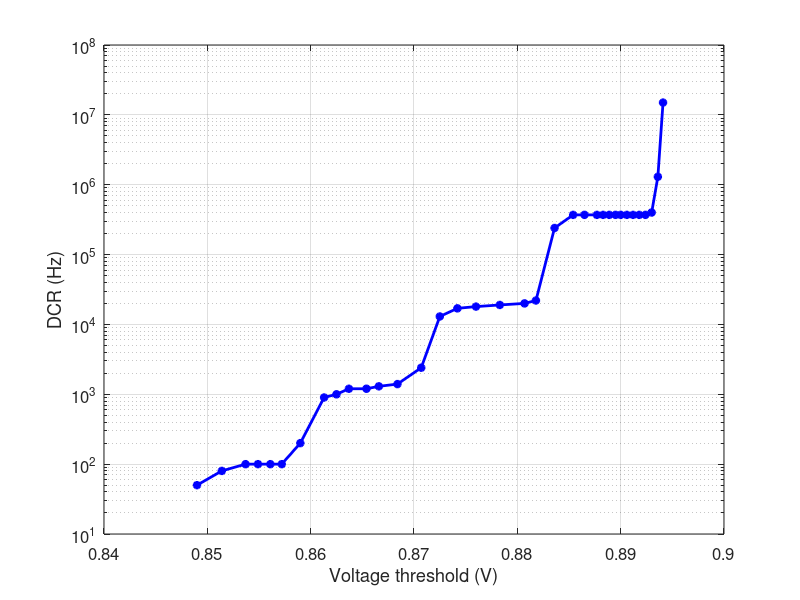

MATLAB code for this plot:
clear all;
close all;
clc;
format long;
ith=[0.8941,0.8936,0.893,0.8924,0.8918,...
    0.8912,0.8906,0.89,0.8895,0.8889,...
    0.8883,0.8877,0.8865,0.8854,0.8836,...
    0.8818,0.8807,0.8783,0.876,0.8742,...
    0.8725,0.8707,0.8684,0.8666,0.8654,...
    0.8637,0.8625,0.8613,0.8590,0.8572,...
    0.8561,0.8549,0.8537,0.8514,0.849];
freq=[15E6,1.3E6,400E3,370E3,370E3,...
    370E3,370E3,370E3,370E3,370E3,...
    370E3,370E3,370E3,370E3,240E3,...
    22E3,20E3,19E3,18E3,17E3,...
    13E3,2.4E3,1.4E3,1.3E3,1.2E3,...
    1.2E3,1E3,900,200,100,...
    100,100,100,80,50];
semilogy(ith,freq,'b*-','LineWidth', 2)
grid on
xlabel('Voltage threshold (V)');
ylabel('DCR (Hz)');
set(gca,'FontSize',12);
%title('Version 2 board 2 T1V threshold sweep with SiPM in self-trigger mode')
%text(0.85,1e7,'Vbias=56V');
